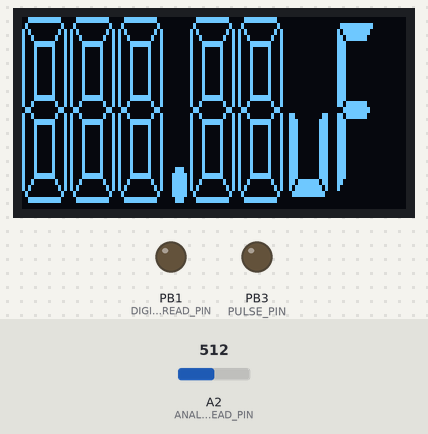
A sketch run on a simulated ATtiny85, built with avr-gcc and run on an emulated ATtiny85. On the bench: 128×64 one-colour display, output pins drawn as LEDs (lit = HIGH). Wiring (inferred from the names in the program): SSD1306 OLED at I2C address 0x3C. The test bench sets the inputs (shaded band); at power-on: A2 (ANALOG_READ_PIN) = 512.

Above: at 2.6 s.
2.7 s: A2 (ANALOG_READ_PIN) set to 630
At 5.4 s:
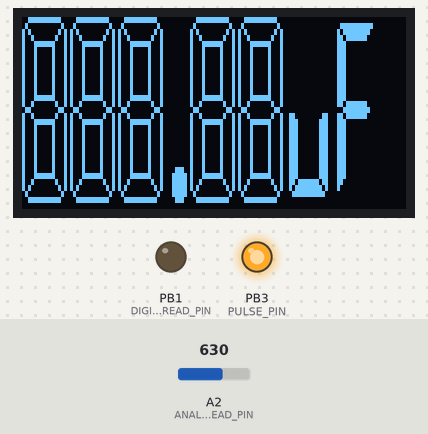
5.7 s: A2 (ANALOG_READ_PIN) set to 662
At 6.7 s:
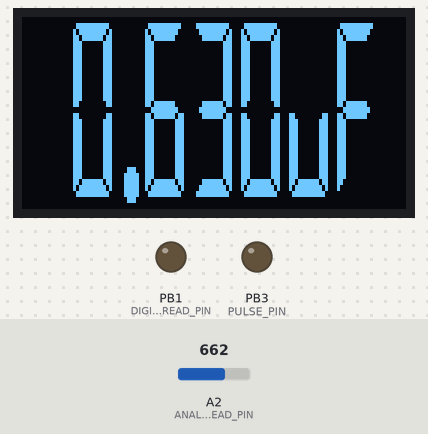
At 13.18 s:
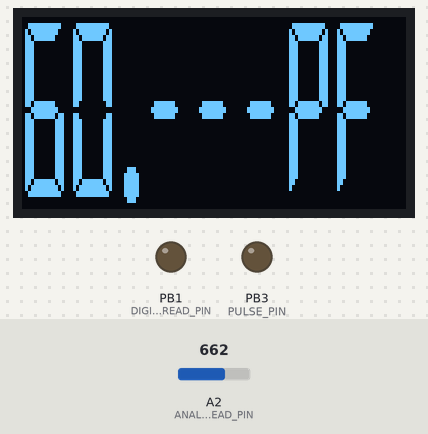
Timing chart, 0 to 13.3 s (numbered marks = the images above; inputs shaded):
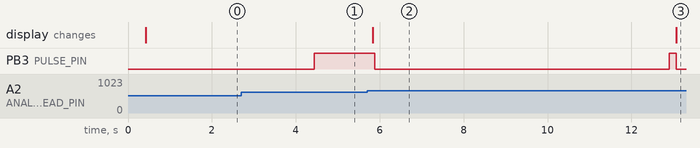

The sketch:

CapacitanceMater.ino
```cpp
/**
 * CapacitanceMater
 *  ATTiny85 With SSD1306(I2C)
 */
#include "DISP7SEG.h"
DISP7SEG disp ;

const int PULSE_PIN = 3;
const int DIGITAL_READ_PIN = 1;
const int ANALOG_READ_PIN = A2;

double P = 1023.0;
const double E = 3.33 ;       // 電圧値(実測値:3.33V)
const double R = 2000000.0;   // 抵抗値(2MΩ)
const double V = E * 0.6322;  // 63.22%の電圧
const int    EP = P * 0.6322; // 63.22%の電圧のAD読み取り値

// ----------------------
// ----- 静電容量表示 -----
// ----------------------
void dispCapacity(double C,long UNIT) {
                    // 01234567 01234567 01234567 01234567
  int  dispSeg[9] ; // xxxx.xuF xxx.xxuF xx.xxxuF -x.xxxuF
  if (UNIT > 0) {
    // --- 容量値表示
    for (int i=0;i<9;i++) {
      dispSeg[i] = 416 ;  // 空白で埋める
    }
    dispSeg[7] = 14 ; // F
    switch(UNIT) {
      case 1:dispSeg[6] = 11 ; break ;  // uF
      case 1000:dispSeg[6] = 12 ; break ;  // nF
      case 1000000:dispSeg[6] = 13 ; break ;  // pF
    }

    int range1 = C ;
    int range2 = C ;

    int pos1 = 3 ;
    int pos2 = 5 ;
    int pos2l = 1 ;
    dispSeg[4] = 20 ; // DOT
    if (range1 < 100) {
      pos1 = 1 ;
      pos2 = 3 ;
      pos2l = 3;
      dispSeg[2] = 20 ; // DOT
      range2 = C * 1000 ;
      range2 %= 1000 ;
    }
    for (int i=pos1;i>=0;i--) {
      dispSeg[i] = range1 % 10 ;
      range1 /= 10 ;
      if (range1 == 0) break ;
    }
    for (int i=pos2l-1;i>=0;i--) {
      dispSeg[pos2+i] = range2 % 10 ;
      range2 /= 10 ;
    }
  } else {
    // --- 初期画面 8888.8uF 表示
    for (int i=0;i<8;i++) {
      dispSeg[i] = 22 ;
    }
    dispSeg[3] = 20 ;   // DOT
    dispSeg[6] = 11 ;   // u
    dispSeg[7] = 14  ;  // F
    disp.cls() ;
  }

  // --- 表示
  int x = 0 ;
  for (int i=0;i<8;i++) {
    disp.disp7SEG(x,0,dispSeg[i]) ;
    x += (dispSeg[i] == 20) ? 8 : 16 ; // DOTだけ幅を狭める
  }
}

// ----------------------
// ----- セットアップ -----
// ----------------------
void setup() {
  Wire.begin();
  disp.init() ;
  dispCapacity(0.0,0) ;
  delay(1000) ;

  pinMode(PULSE_PIN, OUTPUT);
  digitalWrite(PULSE_PIN, LOW);
}

void loop() {
  // ----- 静電容量計測 -----
  // ---  放電 --
  digitalWrite(PULSE_PIN, LOW);
  pinMode(DIGITAL_READ_PIN, OUTPUT);
  digitalWrite(DIGITAL_READ_PIN, LOW);
  delay(3000);  // 100uF位あると3秒位待たないと放電しきれないっぽい。
  pinMode(DIGITAL_READ_PIN, INPUT);
  delay(10);

  // --- 充電時間T計測
  double RV = 0;
  digitalWrite(PULSE_PIN, HIGH);
  unsigned long startTime = micros();
  while (analogRead(ANALOG_READ_PIN) < EP) ;
  long T = micros() - startTime;

  // 単位変換
  long UNIT = 1 ;
  // 小数点以下のゼロの数多すぎなんで桁上げする
  if (T < 2500) {
    UNIT = 1000000 ;  // pF
  } else if (T < 50000) {
    UNIT = 1000 ;     // nF
  } else {
    UNIT = 1 ;        // uF
  }
  double C = T / R * UNIT ;

  // --- 表示 ---
  dispCapacity(C,UNIT) ;

  // ---  放電 --
  digitalWrite(PULSE_PIN, LOW);
  pinMode(DIGITAL_READ_PIN, OUTPUT);
  digitalWrite(DIGITAL_READ_PIN, LOW);
  delay(3000);  // 100uF位あると3秒位待たないと放電しきれないっぽい。
  pinMode(DIGITAL_READ_PIN, INPUT);
  delay(10);

  // ----- 計測間隔
  delay(1000) ;
}
```

DISP7SEG.cpp
```cpp
#include "DISP7SEG.h"

static uint8_t oledAddr = 0x3C;     // SSD1306のI2Cアドレス
static uint8_t oldCommand = 0x80;   // SSD1306の1Byteコマンド
static uint8_t oldCommands = 0x00;  // SSD1306の複数Byteコマンド
static uint8_t oldData = 0x40;      // SSD1306のデータバイト
static uint8_t DISP7SEG_SSD1306_INIT[] = { // SSD1306の初期化コマンド群
  0xC8,         // C0/C8:上下の描画方向
  0xA1,         // A0/A1:左右の描画方向
  0x22,0x00,0x07,         // 20/21/22/23:アドレッシングモード
  0xA8,0x3F,    // 画面の解像度
  0xD3,0x00,    // 縦方向のオフセット
  0xDA,0x12,    // 描画タイプ
  0x40,         // 縦方向の描画開始位置
  0xA6,         // 表示方法 - A7にすると画面反転
  0x8D, 0x14    // OLEDパネルの供給電圧と思われる 14hに設定しないとダメらしい
};

uint8_t oledWidth = 128;  // OLEDの幅(ピクセル数)
uint8_t oledHeight = 64;  // OLEDの高さ(ピクセル数)
uint8_t oledPages = 8;    // OLEDのページ数(ピクセル数÷８)

// 初期化
void DISP7SEG::init() {
  // OLED設定コマンド送信
  oledSendCommands(sizeof(DISP7SEG_SSD1306_INIT), DISP7SEG_SSD1306_INIT) ;  // 初期化
  oledSendCommand(0xAF) ; // 画面表示
  cls() ;
  dispSwitch(true) ;
}

// 画面消去
void DISP7SEG::cls() {
  oledSendCommand(0xAE) ; // 画面表示

  for (uint8_t m = 0; m < oledPages; m++) {
    oledSendCommand3(0xB0 | (m & 0x07) , 0x10 , 0x00) ;
    Wire.beginTransmission(oledAddr);
    Wire.write(oldData);
    for (uint8_t x = 0; x < oledWidth; x++) {
      if (Wire.write(0) == 0) {
        Wire.endTransmission();
        Wire.beginTransmission(oledAddr);
        Wire.write(oldData);
        Wire.write(0);
      }
    }
    Wire.endTransmission();
  }

  oledSendCommand(0xAF) ; // 画面表示
}

// 表示日表示切替
void DISP7SEG::dispSwitch(bool sw) {
  if (sw) {
    oledSendCommand(0xAF) ; // 画面表示
  } else {
    oledSendCommand(0xAE) ; // 画面表示
  }
}

// 7セグメント調フォント表示
void DISP7SEG::disp7SEG(int offsetX , int offsetY , int num) {
  int width = 16 ;
  int heigh = 4 ;

  if (num < 16) {
    if (num < 0) { num = 10 ; }
    bool flag7[7] ;
    for (int i=0;i<7;i++) {
      flag7[i] = addMap[num][i] ;
    }
    for (int i = 0; i < 16*4; i++) {
        bitMapBuff[i] = 0 ;
      if (flag7[0]) { bitMapBuff[i] |= pgm_read_word(SEGa + i) ; }  // a
      if (flag7[1]) { bitMapBuff[i] |= pgm_read_word(SEGb + i) ; }  // b
      if (flag7[2]) { bitMapBuff[i] |= pgm_read_word(SEGc + i) ; }  // c
      if (flag7[3]) { bitMapBuff[i] |= pgm_read_word(SEGd + i) ; }  // d
      if (flag7[4]) { bitMapBuff[i] |= pgm_read_word(SEGe + i) ; }  // e
      if (flag7[5]) { bitMapBuff[i] |= pgm_read_word(SEGf + i) ; }  // f
      if (flag7[6]) { bitMapBuff[i] |= pgm_read_word(SEGg + i) ; }  // g
    }
  } else
  if (num > 100) { // CLEAR
    width = num % 100 ;
    heigh = num / 100 ;
    memset(bitMapBuff,0,width*heigh) ;
  } else {
    uint8_t *bitMap ;
    switch(num) {
      case 20: bitMap = SEGdot ; break ;    // DOT
      case 21: bitMap = SEGg ; break ;      // -
      case 22: bitMap = base7SEG ; break ;  // Body
    }
    for (int i = 0; i < width*heigh; i++) {
      bitMapBuff[i] = pgm_read_word(bitMap + i) ;
    }
  }

  oledBitMap(offsetX,offsetY, width , heigh , bitMapBuff) ;
}

// OLEDに1バイトコマンドを送信
void DISP7SEG::oledSendCommand(uint8_t command) {
  Wire.beginTransmission(oledAddr);
  Wire.write(oldCommand);
  Wire.write(command);
  Wire.endTransmission();
}

// OLEDに2バイトコマンドを送信
void DISP7SEG::oledSendCommand2(uint8_t command1,uint8_t command2) {
  Wire.beginTransmission(oledAddr);
  Wire.write(oldCommands);
  Wire.write(command1);
  Wire.write(command2);
  Wire.endTransmission();
}

// OLEDに3バイトコマンドを送信
void DISP7SEG::oledSendCommand3(uint8_t command1,uint8_t command2,uint8_t command3) {
  Wire.beginTransmission(oledAddr);
  Wire.write(oldCommands);
  Wire.write(command1);
  Wire.write(command2);
  Wire.write(command3);
  Wire.endTransmission();
}

// OLEDに複数のコマンドを送信::Wireクラスの制限により最大32Byte
// 長さのチェックはしてないのでプログラマ責任で上手い事やってちょ
void DISP7SEG::oledSendCommands(int commandLen,uint8_t commands[]) {
  Wire.beginTransmission(oledAddr);
  Wire.write(oldCommands);
  for (int i = 0; i < commandLen; i++) {
    Wire.write(commands[i]);
  }
   Wire.endTransmission();
}

// BITマップを表示する::oledFillDataの可変データ型なので基本oledFillDataと同じ作り
void DISP7SEG::oledBitMap(int offsetX , int offsetY , int width,int hight, uint8_t bitMap[]) {
  int pos = 0 , pos2 = 0 ;
  for (int m = 0; m < hight; m++) {
    oledBitMap32(offsetX , (m*2) + offsetY , width , &bitMap[pos] , true) ;
    oledBitMap32(offsetX , (m*2+1) + offsetY , width , &bitMap[pos] , false) ;
    pos += width ;
  }
  oledSendCommand3(0xB0 , 0x10 , 0x00) ;
}

// 128x32ドットＯＬＥＤで偶数・奇数ラインにビットマップを書き込み
void DISP7SEG::oledBitMap32(int col , int row , int width , uint8_t *bitMap , bool even) {
  oledSendCommand3(0xB0 | (row & 0x07) , 0x10 | (col & 0xf0) >> 4 , col & 0x0F) ;
  Wire.beginTransmission(oledAddr);
  Wire.write(oldData);
  for (int x = 0; x < width; x++) {
    int8_t byteData = bitMap[x] ;
    if (even) {
      byteData = bitPattern[byteData & 0x0F] ;
    } else {
      byteData = bitPattern[(byteData & 0xF0)>>4] ;
    }
    if (Wire.write(byteData) == 0) {
      Wire.endTransmission();
      Wire.beginTransmission(oledAddr);
      Wire.write(oldData);
      Wire.write(byteData);
    }
  }
  Wire.endTransmission();
}
```

DISP7SEG.h
```cpp
/*
 * SSD1306 128x32に７セグメントっぽいフォントで表示
 *
 */
#ifndef DISP7SEG_H
#define DISP7SEG_H
#include <arduino.h>
#include <Wire.h>
#include "bitmapdata.h"

class DISP7SEG
{
  private:
    uint8_t bitMapBuff[24*4];  // 7セグっぽいフォントの合成用バッファ

  public:
    void init(); // 初期化
    void cls(); // 画面クリア
    void dispSwitch(bool sw) ;
    void disp7SEG(int offsetX , int offsetY , int num); // 7セグメント調フォント表示

  protected:
    void oledBitMap(int offsetX , int offsetY , int width,int hight, uint8_t bitMap[]) ;
    void oledBitMap32(int col , int row , int width , uint8_t *bitMap , bool even) ;
    void oledSendCommand(uint8_t command); // OLEDに1バイトコマンドを送信
    void oledSendCommand2(uint8_t command1,uint8_t command2); // OLEDに2バイトコマンドを送信
    void oledSendCommand3(uint8_t command1,uint8_t command2,uint8_t command3); // OLEDに3バイトコマンドを送信
    void oledSendCommands(int commandLen,uint8_t commands[]); // OLEDに複数のコマンドを送信
} ;
#endif
```

Source omitted: bitmapdata.h (data table, 5251 bytes)

Measured:
- the behaviour switches between 645 and 646 on A2 (ANALOG_READ_PIN) (found by bisection; images 1 and 2)
- after the input at 5.7 s, PB3 (PULSE_PIN): HIGH → LOW after 0.18 s, → HIGH 7.0 s later, → LOW 0.18 s later; the display: changes after 0.13 s (image 2)
- what the display in image 2 shows lasts 7.3 s, from 5.8 s to 13.1 s
